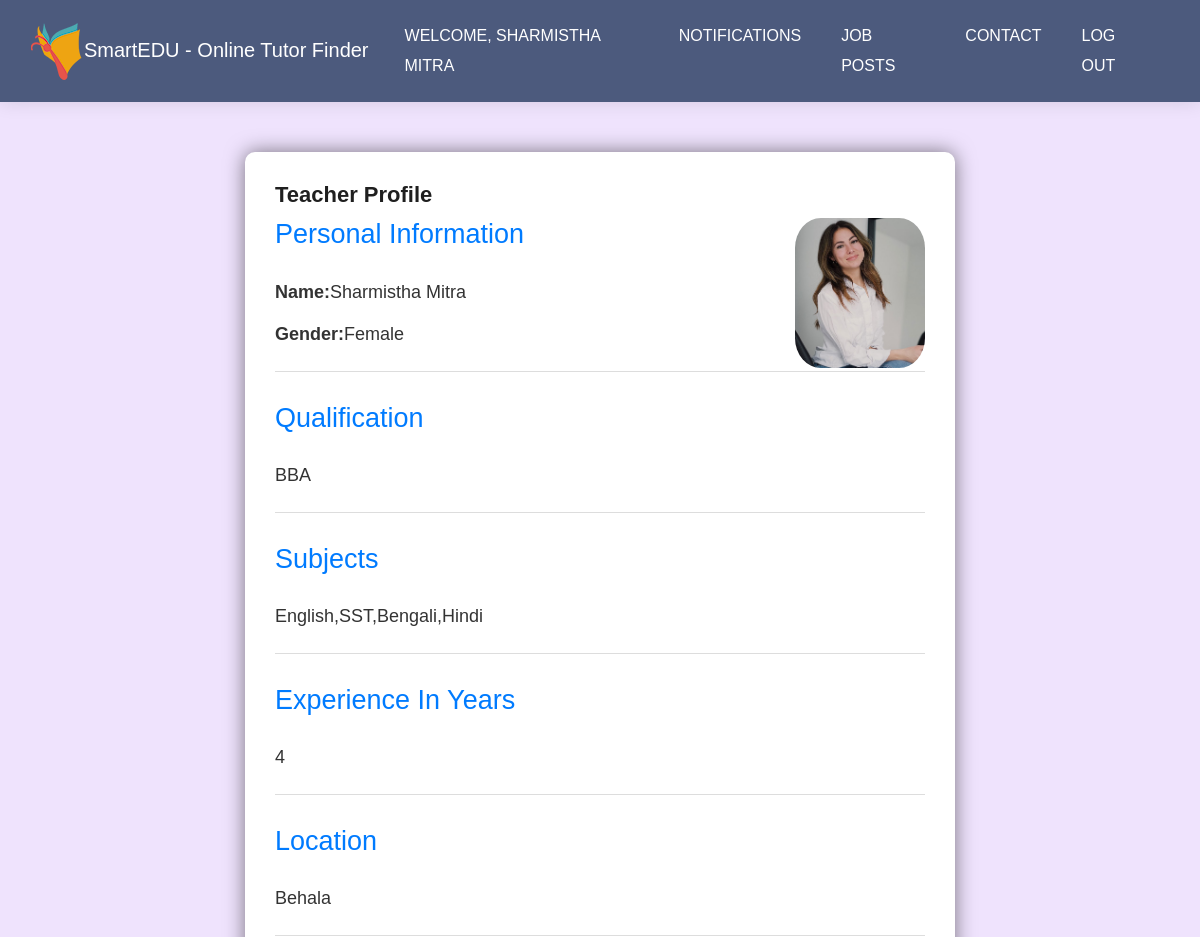
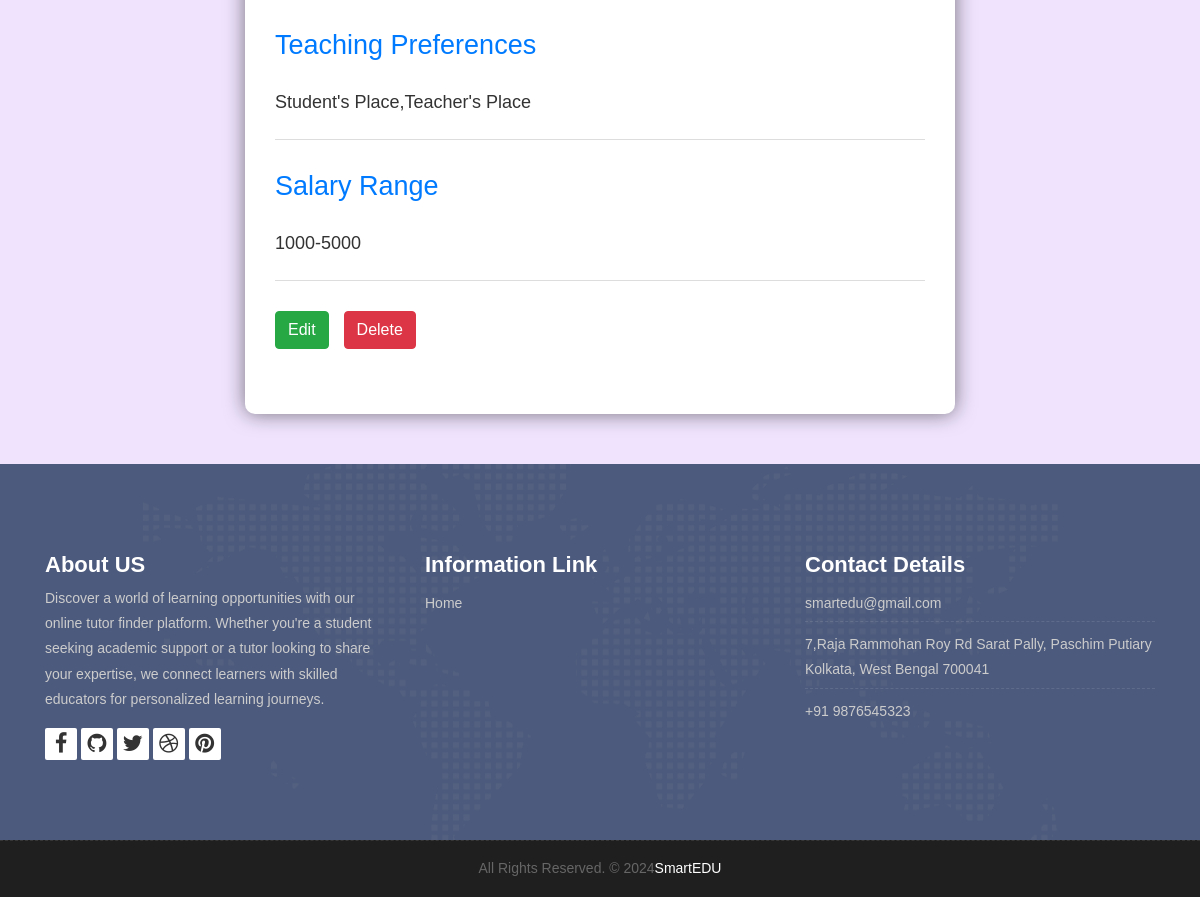
The page /homeprofile.php (signed in) on the database its author committed (2 pictures, top to bottom).
### tables this page shows
CREATE TABLE `teachers` (
  `tid` int(11) NOT NULL,
  `name` varchar(255) NOT NULL,
  `email` varchar(255) NOT NULL,
  `mobile` varchar(10) NOT NULL,
  `password` varchar(255) NOT NULL,
  `agreed_terms` varchar(50) NOT NULL
);

CREATE TABLE `teachprofile` (
  `teid` int(11) NOT NULL,
  `name` varchar(255) NOT NULL,
  `timg` varchar(255) NOT NULL,
  `gender` varchar(255) NOT NULL,
  `qualification` varchar(255) NOT NULL,
  `subjects` varchar(255) NOT NULL,
  `experience` varchar(255) NOT NULL,
  `location` varchar(255) NOT NULL,
  `preferences` varchar(255) NOT NULL,
  `salary` varchar(255) NOT NULL,
  `request` tinyint(1) DEFAULT 0
);

### homeprofile.php (the view, shortened to what this page needs)
<?php
include("data/db.php");
$user_id = $_SESSION['tea'];
$query = "SELECT * FROM teachers AS t
          INNER JOIN teachprofile AS tp ON t.tid = tp.teid
          WHERE t.tid = ?";
$stmt = $con->prepare($query);
$stmt->bind_param("i", $user_id);
$stmt->execute();
$result = $stmt->get_result();
if ($result->num_rows > 0) {
    $profile_details = $result->fetch_assoc();
} else {
    echo "Profile not found.";
}
?>
<!DOCTYPE html>
<html lang="en">
    <link rel="stylesheet" href="css/bootstrap.min.css">
    <link rel="stylesheet" href="style.css">
    <link rel="stylesheet" href="css/versions.css">
    <link rel="stylesheet" href="css/responsive.css">
    <link rel="stylesheet" href="css/custom.css">
</head>
<body class="host_version">
<?php include("inc/navbart.php"); ?>
    <div class="container1">
        <h2><strong>Teacher Profile</strong></h2>
        <?php if ($profile_details): ?>
        <div class="profile-section">
        <img src="pics/<?php echo $profile_details['timg']; ?>" alt="Profile Picture" style="width: 130px; height: 150px; border-radius: 20%; float: right; margin-left: 10px;">
            <h3>Personal Information</h3>
            <p><strong>Name:</strong><?php echo $profile_details['name']; ?></p>
            <p><strong>Gender:</strong><?php echo $profile_details['gender']; ?></p>
        </div>
        <div class="profile-section">
            <h3>Qualification</h3>
            <p><?php echo $profile_details['qualification']; ?></p>
        </div>
        <div class="profile-section">
            <h3>Subjects</h3>
            <p><?php echo $profile_details['subjects']; ?></p>
        </div>
        <div class="profile-section">
            <h3>Experience In Years</h3>
            <p><?php echo $profile_details['experience']; ?></p>
        </div>
        <div class="profile-section">
            <h3>Location</h3>
            <p><?php echo $profile_details['location']; ?></p>
        </div>
        <div class="profile-section">
            <h3>Teaching Preferences</h3>
            <p><?php echo $profile_details['preferences']; ?></p>
        </div>
        <div class="profile-section">
            <h3>Salary Range</h3>
            <p><?php echo $profile_details['salary']; ?></p>
        </div>
        <div class="profile-section">
            <p>
                <a href="edit.php?eid=<?php echo $profile_details['teid'];?>" class="btn btn-success">Edit</a>
                <a onclick="return confirm('Are you sure to delete?')" href="delete.php?did=<?php echo $profile_details['teid'];?>" class="btn btn-danger">Delete</a>
            </p>
        </div>
        <?php else: ?>
            <p>Profile not found.</p>
        <?php endif; ?>
    </div>
    <div class="copyrights">
        <div class="container">
            <div class="footer-distributed">
                <div class="footer-center">
                    <p class="footer-company-name">All Rights Reserved. &copy; 2024<a href="index.php">SmartEDU</a></p>
                </div>
            </div>
        </div>
    </div>
</body>
</html>

### inc/navbart.php (shortened to what this page needs)
<?php
include("data/db.php");
?>
<header class="top-navbar">
	<nav class="navbar navbar-expand-lg navbar-light bg-light">
		<div class="container-fluid">
			<a class="navbar-brand" href="index.php" style="color: white;" class="m-0 text-white">
				<img src="images/headlogo.png" alt="" />SmartEDU - Online Tutor Finder
			</a>
			<div class="collapse navbar-collapse" id="navbars-host">
				<ul class="navbar-nav ml-auto">
					<?php if(isset($_SESSION['tea'])): ?>
                        <?php
                            $tid = $_SESSION['tea'];
                            $query = "SELECT name FROM teachers WHERE tid = ?";
                            $stmt = $con->prepare($query);
                            $stmt->bind_param("i", $tid);
                            $stmt->execute();
                            $stmt->bind_result($tname);
                        ?>
                        <li class="nav-item"><span class="nav-link">Welcome, <?php echo $tname; ?></span></li>
					<li class="nav-item"><a class="nav-link" href="shownoti.php">Notifications
                    </a></li>
					<li class="nav-item"><a class="nav-link" href="jobpost.php">Job Posts</a></li>
					<li class="nav-item"><a class="nav-link" href="contacttea.php">Contact</a></li>
					<li class="nav-item"><a onclick="return confirm('Are you sure to logout?')" class="nav-link" href="logoutt.php">Log Out</a></li>
					<?php else: ?>
                        <li class="nav-item"><a class="nav-link" href="login.php">Login</a></li>
                        <li class="nav-item"><a class="nav-link" href="register.php">Register</a></li>
                    <?php endif; ?>
                </ul>
            </div>
        </div>
    </nav>
</header>

### style.css (style rules this page uses)
body { color: #333333; font-size: 14px; font-family: 'Rubik', sans-serif; line-height: 1.80857; }
html, body { height: 100%; }
a { color: #1f1f1f; text-decoration: none !important; outline: none !important; -webkit-transition: all .3s ease-in-out; -moz-transition: all .3s ease-in-out; -ms-transition: all .3s ease-in-out; -o-transition: all .3s ease-in-out; transition: all .3s ease-in-out; }
h1, h2, h3, h4, h5, h6 { letter-spacing: 0; font-weight: normal; position: relative; padding: 0 0 10px 0; font-weight: normal; line-height: 120% !important; color: #1f1f1f; margin: 0 }
h2 { font-size: 22px }
h3 { font-size: 18px }
a { color: #1f1f1f; text-decoration: none; outline: none; }
a, .btn { text-decoration: none !important; outline: none !important; -webkit-transition: all .3s ease-in-out; -moz-transition: all .3s ease-in-out; -ms-transition: all .3s ease-in-out; -o-transition: all .3s ease-in-out; transition: all .3s ease-in-out; }
.top-navbar .bg-light { background: #4c5a7d !important; }
.top-navbar .navbar-light .navbar-nav .nav-link { color: #ffffff; font-size: 16px; font-weight: 500; }
.top-navbar .navbar-light .navbar-nav .nav-item { position: relative; display: inline-block; padding: 15px 0px; margin: 0px 20px; }
.top-navbar .navbar-light .navbar-nav .nav-item .nav-link { padding: 6px 0px; position: relative; display: block; line-height: 30px; letter-spacing: 0px; text-transform: uppercase; }
.top-navbar .navbar-light .navbar-nav .nav-item::after { position: absolute; content: ''; left: 50%; bottom: auto; top: 11px; width: 5px; height: 5px; opacity: 0; margin-left: -3px; background-color: #ffffff; border-radius: 50px; -webkit-transform: translateY(0px); transform: translateY(0px); transition: all 900ms ease; -webkit-transition: all 900ms ease; -ms-transition: all 900ms ease; -o-transition: all 900ms ease; -moz-transition: all 900ms ease; }
.top-navbar .navbar-light .navbar-nav .nav-item .nav-link::before { position: absolute; content: ''; left: 0%; bottom: auto; top: -4px; width: 5px; height: 5px; border-radius: 50px; opacity: 0; margin-left: -10px; background-color: #ffffff; -webkit-transform: translateY(0px); transform: translateY(0px); transition: all 900ms ease; -webkit-transition: all 900ms ease; -ms-transition: all 900ms ease; -o-transition: all 900ms ease; -moz-transition: all 900ms ease; }
.top-navbar .navbar-light .navbar-nav .nav-item .nav-link::after { position: absolute; content: ''; right: 0%; left: auto; bottom: auto; top: -4px; width: 5px; height: 5px; border-radius: 50px; border: none !important; opacity: 0; margin-right: -11px; background-color: #ffffff; transition: all 900ms ease; -webkit-transition: all 900ms ease; -ms-transition: all 900ms ease; -o-transition: all 900ms ease; -moz-transition: all 900ms ease; }
.top-navbar .bg-light { padding-top: 0px; padding-bottom: 0px; box-shadow: 0 0 18px 0 rgba(0,0,0,.12); }
.footer { padding: 90px 0 80px !important; color: #cccccc; background:#4c5a7d url('images/world-map.png') no-repeat center; }
.footer .widget-title { position: relative; display: block; margin-bottom: 10px; }
.footer .widget-title h3 { color: #fff; font-weight: 700; font-size: 22px; padding: 0; margin: 0; line-height: 1 !important; }
.footer-links { list-style: none; padding: 0; }
.footer-links a { color: #cccccc; }
.footer-links li { margin-bottom: 5px; display: block; width: 100%; padding: 5px 0px; border-bottom: 1px dashed rgba(255, 255, 255, 0.1); }
.footer-links li:last-child { margin-bottom: 0; padding-bottom: 0; border: 0; }
.copyrights { border-top: 1px dashed rgba(255, 255, 255, 0.1); background-color: #1f1f1f; box-sizing: border-box; width: 100%; text-align: left; padding: 10px 0px; overflow: hidden; }
.footer-distributed .footer-company-name { font-weight: 300; margin: 0 10px; color: #666; padding: 5px 0px; }
.footer-distributed .footer-company-name a { color: #ffffff; }
.footer-links-soi { margin: 0px; padding: 0px; }
.footer-links-soi li { display: inline-block; }
.footer-links-soi li a { background: #ffffff; color: #333333; width: 32px; height: 32px; display: block; font-size: 22px; text-align: center; line-height: 32px; border-radius: 2px; }
.footer-links-soi li a i { -webkit-transition: all 0.6s ease; -o-transition: all 0.6s ease; transition: all 0.6s ease; }
.footer-center { text-align: center; }

### rows shown on the page
teachers: name "SHARMISTHA MITRA", teachprofile.timg (picture), teachprofile.name "Sharmistha Mitra", teachprofile.gender "Female", teachprofile.qualification "BBA", teachprofile.subjects "English,SST,Bengali,Hindi", teachprofile.experience "4", teachprofile.location "Behala", teachprofile.preferences "Student's Place,Teacher's Place", teachprofile.salary "1000-5000"
